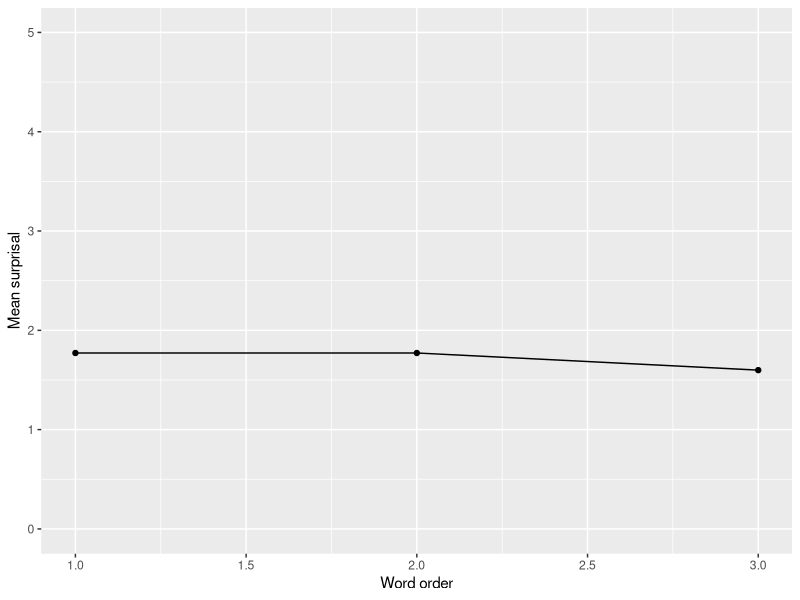
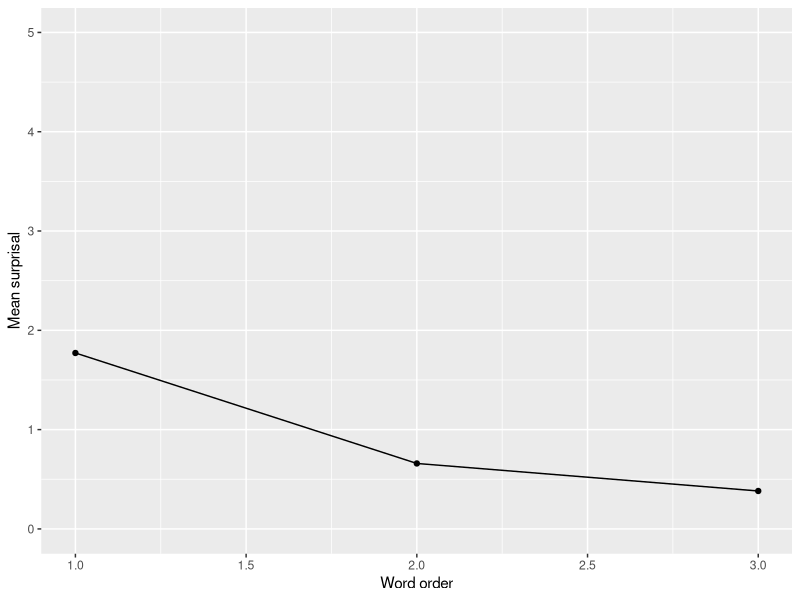

These charts were generated, in order, by the following R code:
## ---- chunk 1
library(tidyverse)
library(tidytext)

# a1 <- c("a", "cup", "broke")
# a2 <- c("the", "cup", "broke")
# a3 <- c("a", "cup", "smashed")
# a4 <- c("the", "glass", "broke")
# a5 <- c("a", "glass", "broke")
# tiny_corpus <- as.data.frame(rbind(a1, a2, a3, a4, a5))
# row.names(tiny_corpus) <- 1:5
# names(tiny_corpus) <- c("first", "second", "third")

a1 <- c("a cup broke")
a2 <- c("the cup broke")
a3 <- c("a cup smashed")
a4 <- c("the glass broke")
a5 <- c("a glass broke")
tiny_corpus <- as.data.frame(rbind(a1, a2, a3, a4, a5))
names(tiny_corpus) <- c("text")
tiny_corpus$text <- as.character(tiny_corpus$text)
row.names(tiny_corpus) <- 1:5
tiny_corpus <- tiny_corpus %>%
  unnest_tokens(word, text, drop=F)

tiny_surprisals <- tiny_corpus %>% 
  group_by(word) %>% 
  count() %>% 
  ungroup() %>% 
  mutate(p = n / sum(n)) %>% 
  mutate(s = -log(p)) 

tiny_means <- tiny_corpus %>% 
  group_by(text) %>%
  mutate(word_order = 1:n()) %>%
  ungroup() %>%
  left_join(tiny_surprisals) %>% 
  group_by(word_order) %>%
  summarise(mean_s = mean(s)) 

tiny_means %>% 
  ggplot(aes(x = word_order, y = mean_s)) + 
    geom_point() + 
    geom_line() +
    xlab("Word order") + 
    ylab("Mean surprisal") + 
    ylim(0, 5)



tiny_bigrams_prep <- tiny_corpus %>% 
  group_by(text) %>%
  mutate(lag_word = lag(word)) %>%
  group_by(lag_word, word) %>%
  count() %>%
  filter(!is.na(lag_word)) %>%
  ungroup() %>%
  mutate(p = n/sum(n)) %>%
  left_join(tiny_surprisals, by = c("lag_word" = "word")) %>%
  mutate(cond_p = n.x / n.y) %>%
  select(lag_word, word, cond_p)

tiny_bigram_means <- tiny_corpus %>%
  group_by(text) %>%
  mutate(word_order = 1:n()) %>%
  mutate(lag_word = lag(word)) %>%
  left_join(tiny_surprisals) %>%
  left_join(tiny_bigrams_prep) %>%
  mutate(s = ifelse(is.na(lag_word), s, -log(cond_p))) %>%
  group_by(word_order) %>%
  summarise(mean_s = mean(s)) 


tiny_bigram_means %>%
  ggplot(aes(x = word_order, y = mean_s)) + 
  geom_point() + 
  geom_line() + 
  xlab("Word order") + 
  ylab("Mean surprisal") + 
  ylim(0, 5)
